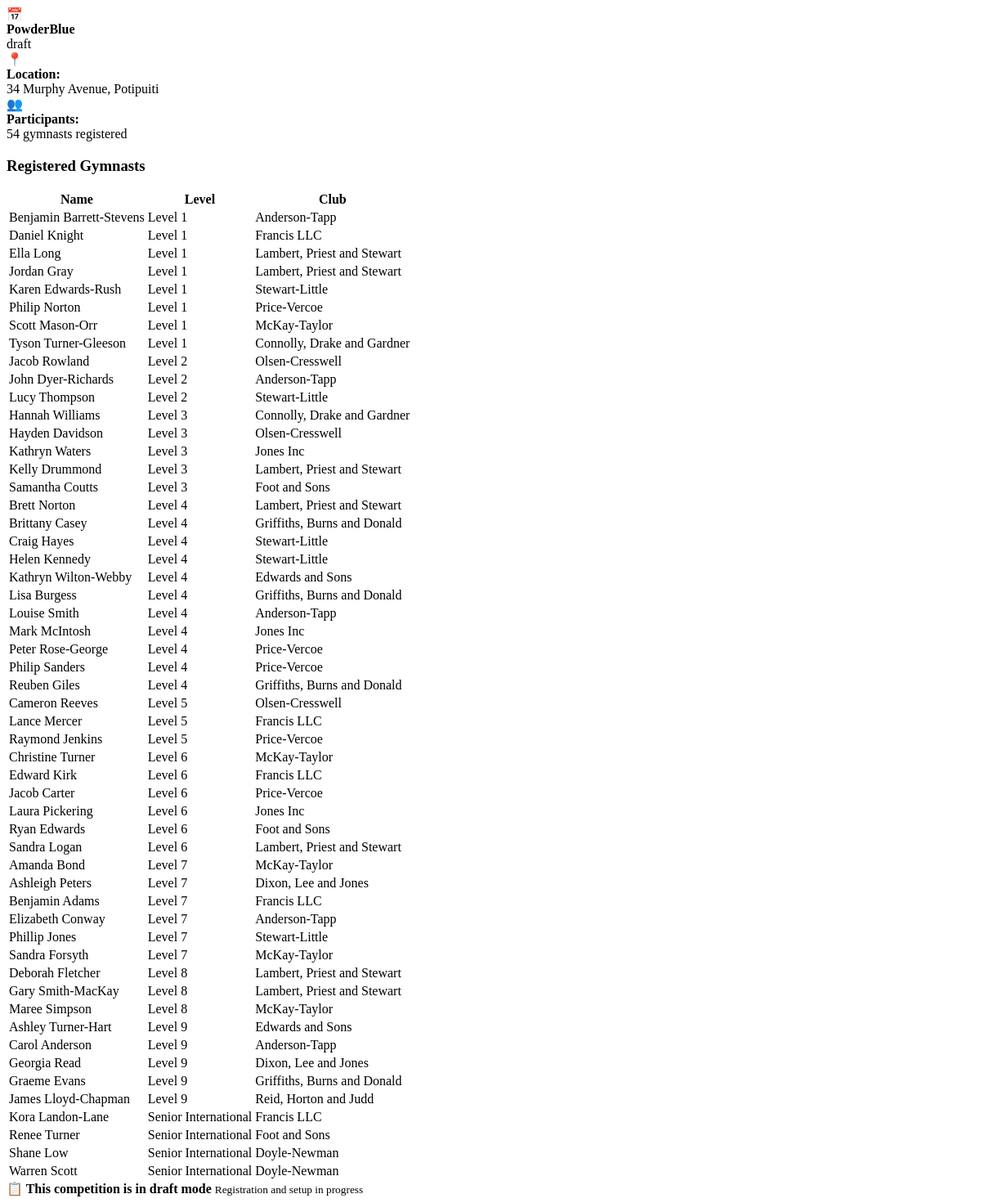
The page /competition/2 on the database as committed earlier.
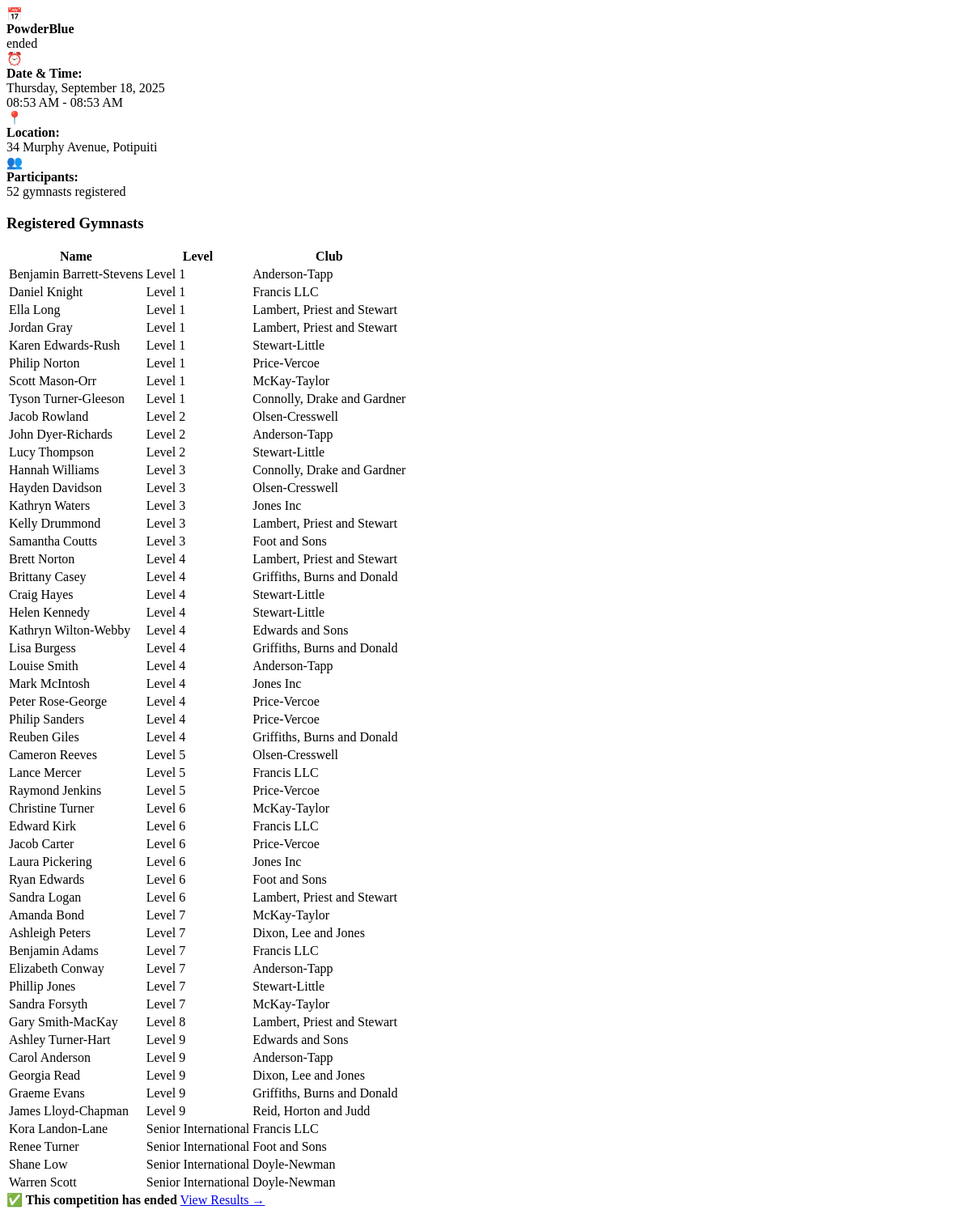
The same page on the database as committed later.
### models.py (models this page shows)
class Competitions(db.Model):
    __tablename__ = 'competitions'
    id = db.Column(
        db.Integer, primary_key=True
    )
    season_id = db.Column(
        db.Integer, db.ForeignKey('seasons.id'), nullable=False
    )
    name = db.Column(
        db.String(50), nullable=False
    )
    address = db.Column(
        db.String(100), nullable=False
    )
    competition_date = db.Column(
        db.Date, nullable=True
    )
    status = db.Column(
        db.String(20), nullable=False, default='draft'
    )
    started_at = db.Column(
        db.DateTime, nullable=True
    )
    ended_at = db.Column(
        db.DateTime, nullable=True
    )
    entries = db.relationship(
        'Entries', backref='competitions'
    )
    season = db.relationship(
        'Seasons', backref='competitions'
    )

class Entries(db.Model):
    __tablename__ = 'entries'
    id = db.Column(
        db.Integer, primary_key=True
    )
    competition_id = db.Column(
        db.Integer, db.ForeignKey('competitions.id'), nullable=False
    )
    gymnast_id = db.Column(
        db.Integer, db.ForeignKey('gymnasts.id'), nullable=False
    )
    scores = db.relationship(
        'Scores', backref='entry'
    )
    __table_args__ = (
        db.UniqueConstraint('competition_id', 'gymnast_id',
                            name='_competition_gymnast_uc'),
        )

class Gymnasts(db.Model):
    __tablename__ = 'gymnasts'
    id = db.Column(
        db.Integer, primary_key=True
    )
    club_id = db.Column(
        db.Integer, db.ForeignKey('clubs.id'), nullable=False
    )
    name = db.Column(
        db.String(50), nullable=False
    )
    level = db.Column(
        db.String(50), nullable=False
    )
    entries = db.relationship(
        'Entries', backref='gymnasts',
    )

class Clubs(db.Model):
    __tablename__ = 'clubs'
    id = db.Column(
        db.Integer, primary_key=True
        )
    name = db.Column(
        db.String(50), nullable=False
    )
    gymnasts = db.relationship(
        'Gymnasts', backref='clubs'
    )

### routes/calendar.py (the view)
@main.route('/competition/<int:competition_id>')
def competition_details(competition_id):
    competition = models.Competitions.query.get_or_404(competition_id)
    entries_count = models.Entries.query.filter_by(
        competition_id=competition_id
    ).count()
    level_order_case = db.case(
        (models.Gymnasts.level == 'Level 1', 1),
        (models.Gymnasts.level == 'Level 2', 2),
        (models.Gymnasts.level == 'Level 3', 3),
        (models.Gymnasts.level == 'Level 4', 4),
        (models.Gymnasts.level == 'Level 5', 5),
        (models.Gymnasts.level == 'Level 6', 6),
        (models.Gymnasts.level == 'Level 7', 7),
        (models.Gymnasts.level == 'Level 8', 8),
        (models.Gymnasts.level == 'Level 9', 9),
        (models.Gymnasts.level == 'Junior Inter', 10),
        (models.Gymnasts.level == 'Senior Inter', 11),
        else_=999
    )
    entries = db.session.query(models.Entries, models.Gymnasts, models.Clubs)\
        .join(models.Gymnasts,
              models.Entries.gymnast_id == models.Gymnasts.id)\
        .join(models.Clubs, models.Gymnasts.club_id == models.Clubs.id)\
        .filter(models.Entries.competition_id == competition_id)\
        .order_by(level_order_case, models.Gymnasts.name)\
        .all()
    return render_template(
        'competition_details.html',
        competition=competition,
        entries_count=entries_count,
        entries=entries
    )

### routes/__init__.py (called while the page is built)
@main.context_processor  # Ensures this is run before any other routes
def inject_user():
    return dict(
        logged_in='user_id' in session,
        user_roles=session.get('roles', []),
        is_admin='admin' in session.get('roles', []),
        is_judge='judges' in session.get('roles', []),
        user_id=session.get('user_id')
    )

### templates/competition_details.html (shortened to what this page needs)
<div class="competition-info">
    <div class="info-item">
        <div class="info-icon">📅</div>
        <div>
            <strong>{{ competition.name }}</strong>
            <br>
            <span class="status-badge status-{{ competition.status }}">{{ competition.status }}</span>
        </div>
    </div>
    {% if competition.started_at %}
    <div class="info-item">
        <div class="info-icon">⏰</div>
        <div>
            <strong>Date & Time:</strong><br>
            {{ competition.started_at.strftime('%A, %B %d, %Y') }}<br>
            {{ competition.started_at.strftime('%I:%M %p') }}
            {% if competition.ended_at %}
            - {{ competition.ended_at.strftime('%I:%M %p') }}
            {% endif %}
        </div>
    </div>
    {% endif %}
    <div class="info-item">
        <div class="info-icon">📍</div>
        <div>
            <strong>Location:</strong><br>
            {{ competition.address }}
        </div>
    </div>
    <div class="info-item">
        <div class="info-icon">👥</div>
        <div>
            <strong>Participants:</strong><br>
            {{ entries_count }} gymnasts registered
        </div>
    </div>
</div>
{% if entries %}
<div class="competition-details-section">
    <h3>Registered Gymnasts</h3>
    <div class="gymnasts-table-container">
        <table class="gymnasts-table">
            <thead>
                <tr>
                    <th>Name</th>
                    <th>Level</th>
                    <th>Club</th>
                </tr>
            </thead>
            <tbody>
                {% for entry, gymnast, club in entries %}
                <tr>
                    <td>{{ gymnast.name }}</td>
                    <td>{{ gymnast.level }}</td>
                    <td>{{ club.name }}</td>
                </tr>
                {% endfor %}
            </tbody>
        </table>
    </div>
</div>
{% endif %}
{% if competition.status == 'draft' %}
<div class="status-alert draft">
    <strong>📋 This competition is in draft mode</strong>
    <small>Registration and setup in progress</small>
</div>
{% endif %}
{% if competition.status == 'ended' %}
<div class="status-alert ended">
    <strong>✅ This competition has ended</strong>
    <a href="{{ url_for('main.results') }}">View Results →</a>
</div>
{% endif %}

Rows that differ between the two databases and show on the page:
removed Entries: name "Deborah Fletcher", level "Level 8", name "Lambert, Priest and Stewart"
removed Entries: name "Maree Simpson", level "Level 8", name "McKay-Taylor"
changed Competitions "PowderBlue": status "draft" → "ended"; started_at (not shown) → "Thursday, September 18, 2025"; started_at (not shown) → "08:53 AM"; ended_at (not shown) → "08:53 AM"
Other text that changed with them:
{{ entries_count }}: "54" → "52"
text no longer shown: "📋 This competition is in draft mode Registration and setup in progress"
text now shown: "⏰ Date & Time: - ✅ This competition has ended View Results →"
